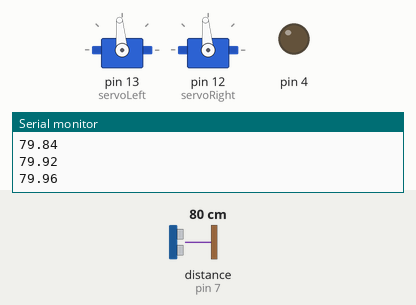
Simulated run of this sketch. Board: Arduino Uno, built with avr-gcc and run on an emulated ATmega328P. On the bench: 2 × servo, output pins drawn as LEDs (lit = HIGH), the last lines printed to the serial monitor. Wiring (inferred from the names in the program): ultrasonic range finder: trigger pin 7; echo pin 7. Inputs (shaded band) come from the test bench; at power-on: distance to the obstacle (sensor on pin 7) 80 cm. The echo pulse lasts 58.3 µs per cm.

Above: at 1.11 s.
1.3 s: distance to the obstacle (sensor on pin 7) set to 2 cm
At 2.4 s:
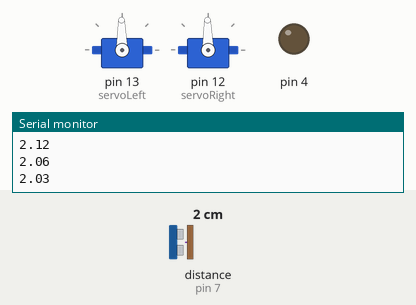
2.8 s: distance to the obstacle (sensor on pin 7) set to 9 cm
Timing chart, 0 to 6.8 s (numbered marks = the images above; inputs shaded):
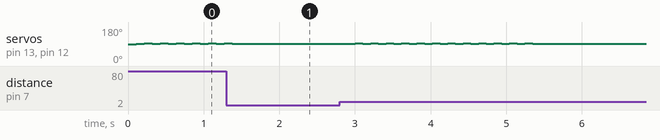

The sketch:

RotateToSonarReading.ino
```cpp
// The robot returns the sonar readings
//////////// Constants  //////////////////////////////////////////////////
const int speedZero=1500;               //servo speed for zero
const int speedMax=200;                 //The servo number for max
const int speedLeftIsMax = 1;           //if left is higher, set to 1, else -1
const int rotationIterations = 20;     //time to rotate left and then back
const int pingPin = 7;
const double pi = 3.14159265358979;

////////////  Motors  /////////////////////////////////////////////////////
#include <Servo.h>                           // Include servo library

Servo servoLeft;                             // Declare left and right servos
Servo servoRight;

////////////  Variables  /////////////////////////////////////////////////////
double sonarReading = 0;
double newSonarReading = 0;
double sonarDecay = 0.5;
int currState = 0;
int iteration = 0;

void setup(){                                // Built-in initialization block
  pinMode(7, INPUT);                         // Set right sensor pin to input
  pinMode(5, INPUT);                         // Set left sensor pin to input
  pinMode(4, OUTPUT);

  servoLeft.attach(13);                      // Attach left signal to pin 13
  servoRight.attach(12);                     // Attach right signal to pin 12
  Serial.begin(9600);
}

void loop()
{
  // establish variables for duration of the ping,
  // and the distance result in inches and centimeters:
  long duration, cm;

  // The PING))) is triggered by a HIGH pulse of 2 or more microseconds.
  // Give a short LOW pulse beforehand to ensure a clean HIGH pulse:
  pinMode(pingPin, OUTPUT);
  digitalWrite(pingPin, LOW);
  delayMicroseconds(2);
  digitalWrite(pingPin, HIGH);
  delayMicroseconds(5);
  digitalWrite(pingPin, LOW);

  // The same pin is used to read the signal from the PING))): a HIGH
  // pulse whose duration is the time (in microseconds) from the sending
  // of the ping to the reception of its echo off of an object.
  pinMode(pingPin, INPUT);
  duration = pulseIn(pingPin, HIGH);

  // convert the time into a distance
  cm = microsecondsToCentimeters(duration);
  newSonarReading = (1-sonarDecay)*sonarReading + sonarDecay*double(cm);

  if(newSonarReading > sonarReading && sonarReading < 100) {
    if(currState == 0) {
      currState = 1;
    }
    else {
      currState = 0;
    }
  }

  sonarReading = newSonarReading;
  Serial.println(sonarReading);
  delay(100);

  switch(currState) {
    case 0:
      leftWheel(0.1);
      rightWheel(-0.1);
  break;

    case 1:
      leftWheel(-0.1);
      rightWheel(0.1);
  break;
  }
}

long microsecondsToCentimeters(long microseconds)
{
  // The speed of sound is 340 m/s or 29 microseconds per centimeter.
  // The ping travels out and back, so to find the distance of the
  // object we take half of the distance travelled.
  return microseconds / 29 / 2;
}

//Sets the spped, input is the speed and should be between -1 and 1
void leftWheel(double sp){
  servoLeft.writeMicroseconds(speedZero+(double(speedMax)*sp)*speedLeftIsMax);
}

void rightWheel(double sp){
  servoRight.writeMicroseconds(speedZero-double((speedMax)*sp)*speedLeftIsMax);
}
```

Measured:
- after the input at 1.3 s, servo on pin 13 (servoLeft), servo on pin 12 (servoRight): goes on until 1.4 s, then stays 91°
- by itself, servo on pin 13 (servoLeft), servo on pin 12 (servoRight): alternates 95° for 0.11 s and 91° for 0.11 s
